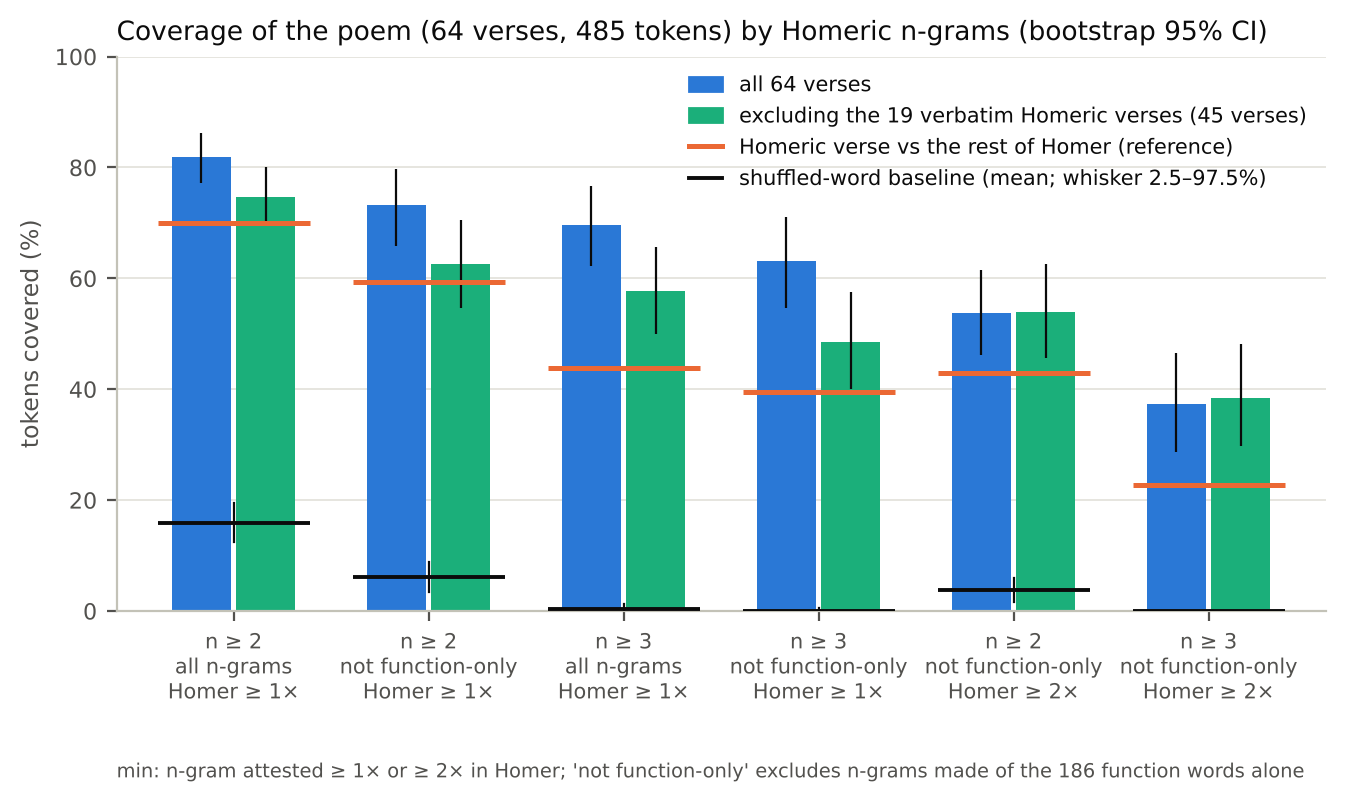

Write Python code to recreate this figure.
"""Figure 5: coverage of the poem's tokens by Homeric word n-grams under the six definitions of
review/poem_density.py, with bootstrap 95% CIs over verses, for all 64 verses and for the 45 verses
that are not verbatim Homeric lines, beside the Homeric-verse reference (each Homeric verse against the
rest of Homer, token-weighted) and the shuffled-word baseline (mean and 2.5-97.5%). Reads
paper/figures/results/poem_stats.json and review/poem_density_v4.json only."""
import json
import sys as _sys
from pathlib import Path as _Path

import numpy as np
from matplotlib.lines import Line2D
from matplotlib.patches import Patch

_sys.path.insert(0, str(_Path(__file__).resolve().parent))  # python -I does not add the script dir
from common import AQUA, BLUE, INK, INK2, ORANGE, RES_P, REVIEW, plt, save  # noqa: E402

stats = json.loads((RES_P / "poem_stats.json").read_text(encoding="utf-8"))
dens = json.loads((REVIEW / "poem_density_v4.json").read_text(encoding="utf-8"))
D = stats["density"]
defs = list(D["definitions"].items())
# the statistics file must restate the density file exactly
for key, d in defs:
    c = dens["coverage"][key]
    assert d["coverage_pct"] == c["coverage"] and d["ci95"] == c["ci95"], key
    assert d["excluding_verbatim_pct"] == c["excluding_verbatim_verses"]["coverage"], key
    assert d["homeric_reference_pct"] == dens["homeric_reference_verse_vs_rest_of_homer"][key], key
    assert d["shuffled_mean_pct"] == c["shuffled_mean"], key

n_all, n_verb = D["verses"], D["verbatim_verses"]
SERIES = [
    ("coverage_pct", "ci95", f"all {n_all} verses", BLUE),
    ("excluding_verbatim_pct", "excluding_verbatim_ci95",
     f"excluding the {n_verb} verbatim Homeric verses ({n_all - n_verb} verses)", AQUA),
]

fig, ax = plt.subplots(figsize=(7.8, 3.6))
nd, ns = len(defs), len(SERIES)
width = 0.33
x0 = np.arange(nd)
for j, (vkey, ckey, label, color) in enumerate(SERIES):
    xs = x0 + (j - (ns - 1) / 2) * width
    vals = np.array([d[vkey] for _, d in defs], dtype=float)
    lo = vals - np.array([d[ckey][0] for _, d in defs], dtype=float)
    hi = np.array([d[ckey][1] for _, d in defs], dtype=float) - vals
    ax.bar(xs, vals, width=width * 0.92, color=color, label=label, linewidth=0)
    ax.errorbar(xs, vals, yerr=[lo, hi], fmt="none", ecolor=INK, elinewidth=0.8, capsize=0)

half = width * ns / 2 + 0.06
for i, (_, d) in enumerate(defs):
    # Homeric-verse reference: each Homeric verse measured against the rest of Homer
    ref = d["homeric_reference_pct"]
    ax.plot([i - half, i + half], [ref, ref], color=ORANGE, lw=1.8, solid_capstyle="butt", zorder=4)
    # shuffled-word baseline: mean as a dash, 2.5-97.5% as a whisker
    sm, (slo, shi) = d["shuffled_mean_pct"], d["shuffled_2.5_97.5"]
    ax.plot([i - half, i + half], [sm, sm], color=INK, lw=1.4, solid_capstyle="butt", zorder=4)
    ax.plot([i, i], [slo, shi], color=INK, lw=0.8, zorder=4)

ax.set_xticks(x0)
ax.set_xticklabels([d["short_label"] for _, d in defs], fontsize=7.5)
ax.set_ylabel("tokens covered (%)")
ax.set_ylim(0, 100)
ax.set_xlim(-0.6, nd - 0.4)
ax.grid(axis="x", visible=False)
handles = [Patch(color=c, label=lab) for _, _, lab, c in SERIES]
handles.append(Line2D([0], [0], color=ORANGE, lw=1.8, label="Homeric verse vs the rest of Homer (reference)"))
handles.append(Line2D([0], [0], color=INK, lw=1.4, label="shuffled-word baseline (mean; whisker 2.5–97.5%)"))
ax.legend(handles=handles, loc="upper right", ncol=1, handlelength=1.6)
ax.set_title(f"Coverage of the poem ({n_all} verses, {D['tokens']} tokens) by Homeric n-grams (bootstrap 95% CI)",
             loc="left", color=INK)
ax.annotate(f"min: n-gram attested ≥ 1× or ≥ 2× in Homer; 'not function-only' excludes n-grams made of the "
            f"{D['function_words']} function words alone", (0, -0.30), xycoords="axes fraction", fontsize=7, color=INK2)
save(fig, "fig5_poem")
